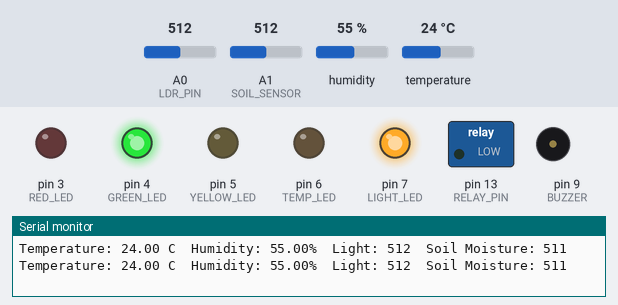
This sketch was run on a simulated Arduino Uno, built with avr-gcc and run on an emulated ATmega328P. Shown: switched loads named in the sketch (green lamp = pin HIGH), output pins drawn as LEDs (lit = HIGH), buzzer (waves = sounding), the last lines printed to the serial monitor. The inputs (shaded band) are chosen by the test bench; at power-on: temperature 24 °C, A1 (SOIL_SENSOR) = 512, A0 (LDR_PIN) = 512, humidity 55 %. Pins used as bus, display or sensor lines are not drawn.

Above: at 2.8 s.
2.9 s: temperature set to 34 °C
5.6 s: temperature set to 37 °C
At 7.8 s:
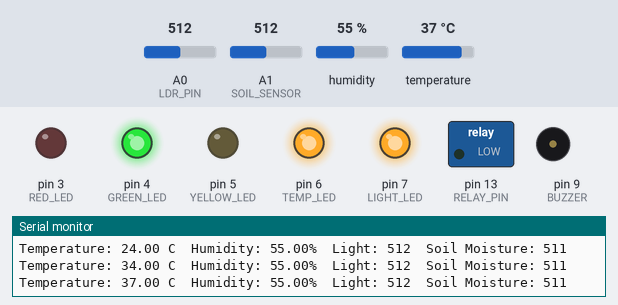
11.6 s: A1 (SOIL_SENSOR) set to 337
14.9 s: A1 (SOIL_SENSOR) set to 311
At 16.6 s:
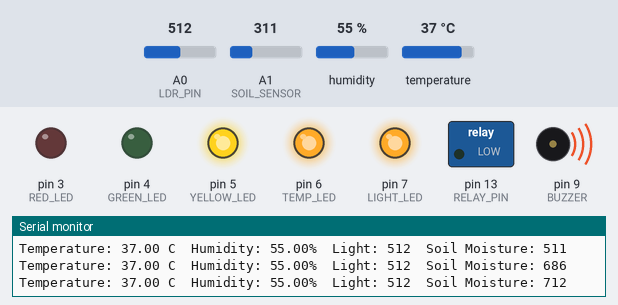
At 17.6 s:
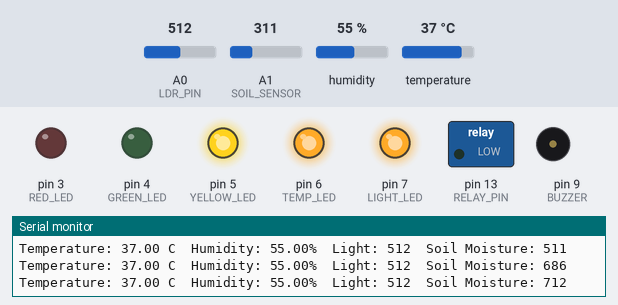
20.9 s: A0 (LDR_PIN) set to 790
24.5 s: A0 (LDR_PIN) set to 816
At 27.0 s:
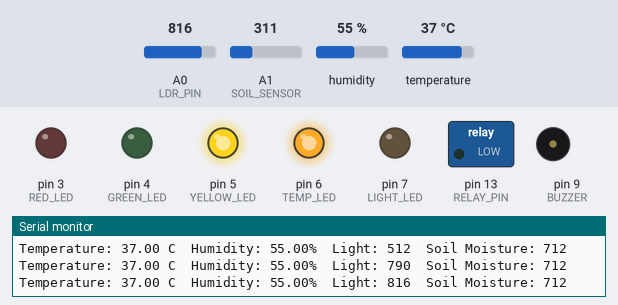
Timing chart, 0 to 30.4 s (numbered marks = the images above; inputs shaded):
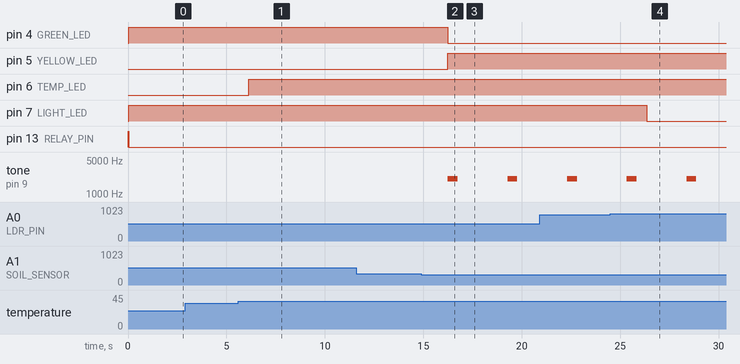

Measured:
- the behaviour switches between 35 and 36 °C on temperature (found by bisection; images 0 and 1)
- the behaviour switches between 324 and 323 on A1 (SOIL_SENSOR) (found by bisection; images 1 and 2)
- the behaviour switches between 800 and 801 on A0 (LDR_PIN) (found by bisection; images 3 and 4)
- after the input at 5.6 s, pin 6 (TEMP_LED): LOW → HIGH after 0.52 s
- after the input at 14.9 s, pin 4 (GREEN_LED): HIGH → LOW after 1.3 s; pin 5 (YELLOW_LED): LOW → HIGH after 1.3 s; tone on pin 9 (BUZZER): alternates 2050 Hz for 0.50 s and silent for 2.5 s, starting after 1.3 s
- after the input at 24.5 s, pin 7 (LIGHT_LED): HIGH → LOW after 1.8 s

The sketch:

irigation.ino
```cpp
#include <DHT.h>

// Define sensor pins
#define DHTPIN 12       // DHT sensor data pin
#define DHTTYPE DHT11   // DHT sensor type
#define LDR_PIN A0      // LDR sensor analog pin
#define SOIL_SENSOR A1  // Soil moisture sensor analog pin
#define RELAY_PIN 13    // Relay for Motor control (Pump) - FIXED LOGIC
#define BUZZER 9        // Buzzer pin

// LED Indicators
#define RED_LED 3       // Dry Soil (Low Moisture)
#define GREEN_LED 4     // Moderate Moisture
#define YELLOW_LED 5    // Wet Soil (High Moisture)
#define TEMP_LED 6      // High Temperature Alert LED
#define LIGHT_LED 7     // Light Condition LED

DHT dht(DHTPIN, DHTTYPE);

void setup() {
    Serial.begin(9600);
    dht.begin();

    // Set pin modes
    pinMode(LDR_PIN, INPUT);
    pinMode(SOIL_SENSOR, INPUT);
    pinMode(RELAY_PIN, OUTPUT);
    pinMode(BUZZER, OUTPUT);
    pinMode(RED_LED, OUTPUT);
    pinMode(YELLOW_LED, OUTPUT);
    pinMode(GREEN_LED, OUTPUT);
    pinMode(TEMP_LED, OUTPUT);
    pinMode(LIGHT_LED, OUTPUT);

    digitalWrite(RELAY_PIN, HIGH); // Ensure relay is OFF initially (Active LOW)
}

void loop() {
    // Read temperature and humidity
    float temp = dht.readTemperature();
    float humidity = dht.readHumidity();

    if (isnan(temp) || isnan(humidity)) {
        Serial.println("Failed to read from DHT sensor!");
        return;
    }

    // Read LDR value
    int lightValue = analogRead(LDR_PIN);

    // Read soil moisture (Invert the value)
    int soilValue = analogRead(SOIL_SENSOR);
    int invertedSoilValue = 1023 - soilValue;  // Fix for opposite readings

    // Print values to Serial Monitor
    Serial.print("Temperature: "); Serial.print(temp); Serial.print(" C  ");
    Serial.print("Humidity: "); Serial.print(humidity); Serial.print("%  ");
    Serial.print("Light: "); Serial.print(lightValue); Serial.print("  ");
    Serial.print("Soil Moisture: "); Serial.println(invertedSoilValue);


    // **Soil Moisture Condition - Pump ON when soil is DRY**
    if (invertedSoilValue < 300) {
        // Dry Soil - Need Water
        digitalWrite(RED_LED, HIGH);
        digitalWrite(YELLOW_LED, LOW);
        digitalWrite(GREEN_LED, LOW);

        digitalWrite(RELAY_PIN, HIGH); // Turns on water pump (if relay is active LOW)
        digitalWrite(BUZZER, HIGH);
        delay(500);
        digitalWrite(BUZZER, LOW);
    }
    else if (invertedSoilValue >= 300 && invertedSoilValue < 700) {
        // Moderate Moisture - No need to water
        digitalWrite(RED_LED, LOW);
        digitalWrite(GREEN_LED, HIGH);
        digitalWrite(YELLOW_LED, LOW);

        digitalWrite(RELAY_PIN, LOW); // Turns off pump
    }
    else {
            // Wet Soil
        digitalWrite(RED_LED, LOW);
        digitalWrite(GREEN_LED, LOW);
        digitalWrite(YELLOW_LED, HIGH);

        digitalWrite(RELAY_PIN, LOW); // Turns off pump
        tone(BUZZER, 2050);  // Low Frequency Buzzer Sound for Wet Soil
        delay(500);
        noTone(BUZZER);
    }
    // **Temperature Condition**
    if (temp > 35) {
        digitalWrite(TEMP_LED, HIGH);  // High temperature alert
        digitalWrite(BUZZER, HIGH);
        delay(500);
        digitalWrite(BUZZER, LOW);
    } else {
        digitalWrite(TEMP_LED, LOW);
    }

    // **Light Condition**
    if (lightValue > 800) {
        digitalWrite(LIGHT_LED, LOW); // It's dark, turn off
    } else {
        digitalWrite(LIGHT_LED, HIGH); // Bright, turn on
    }

    delay(2000); // Wait before next reading
}
```
